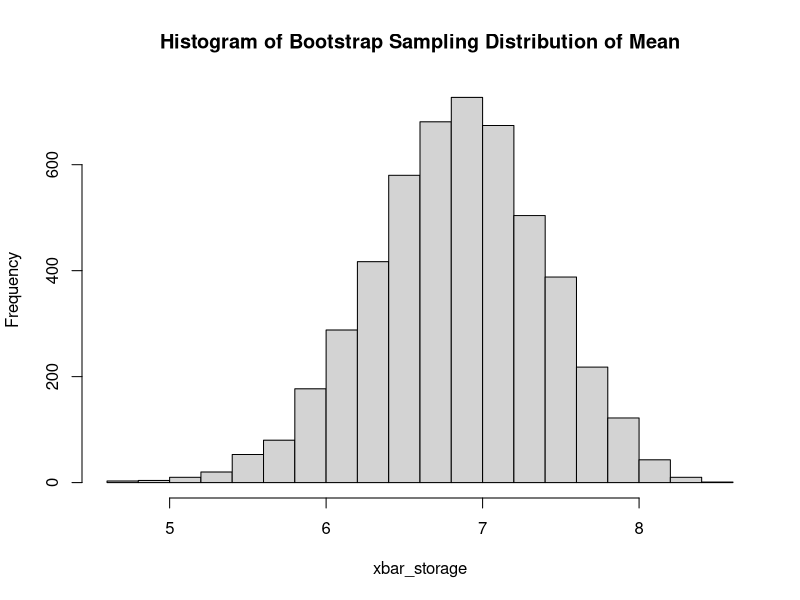
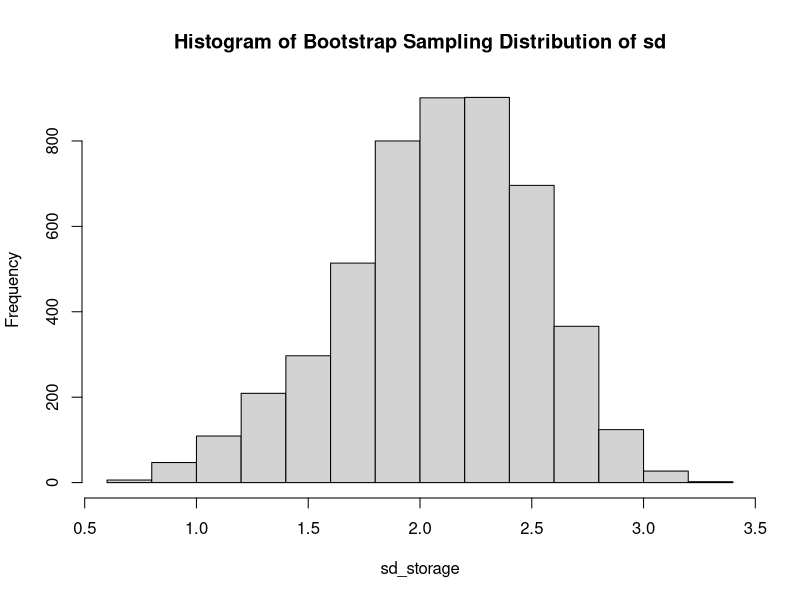
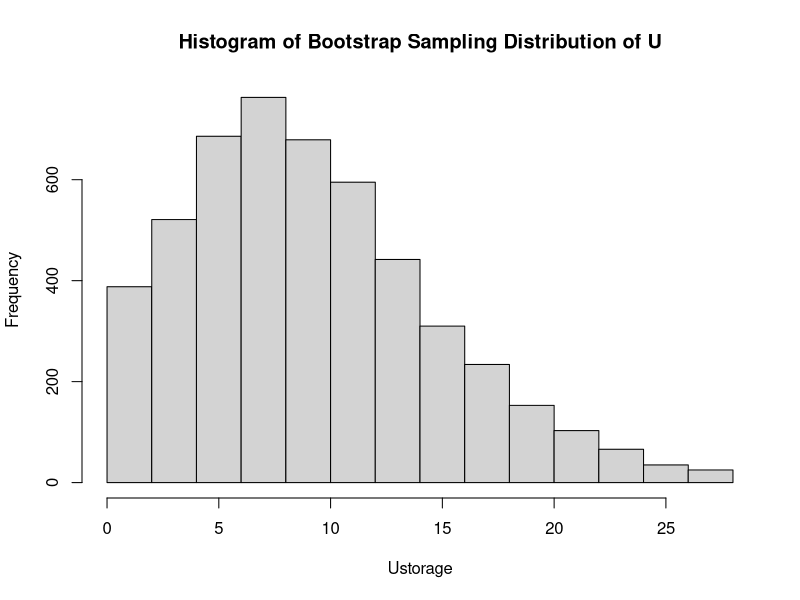
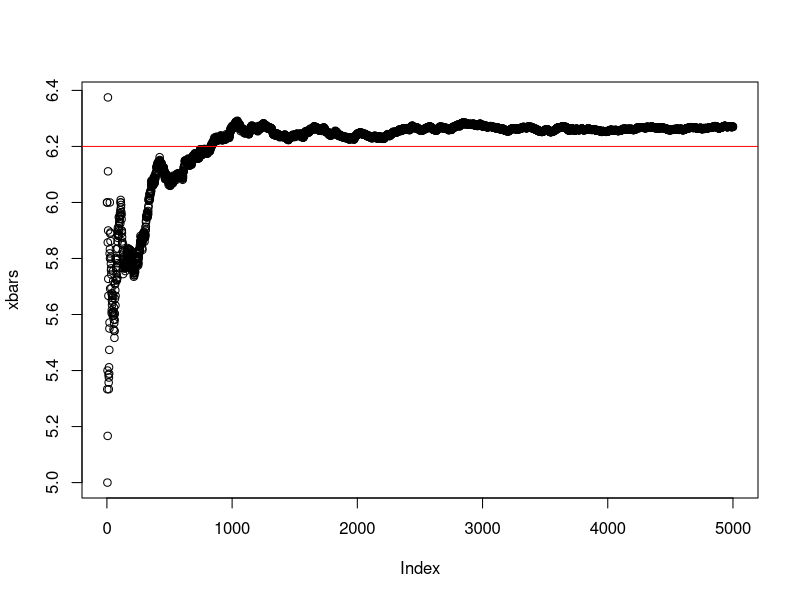
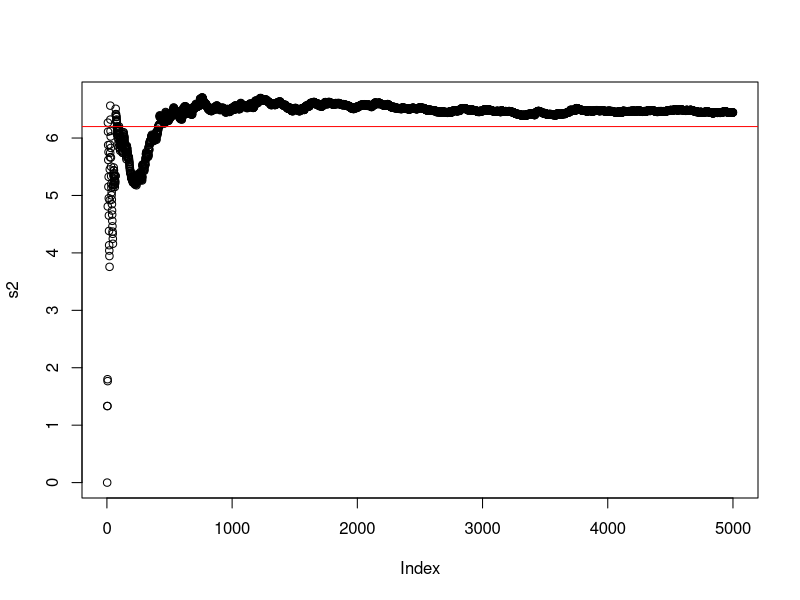
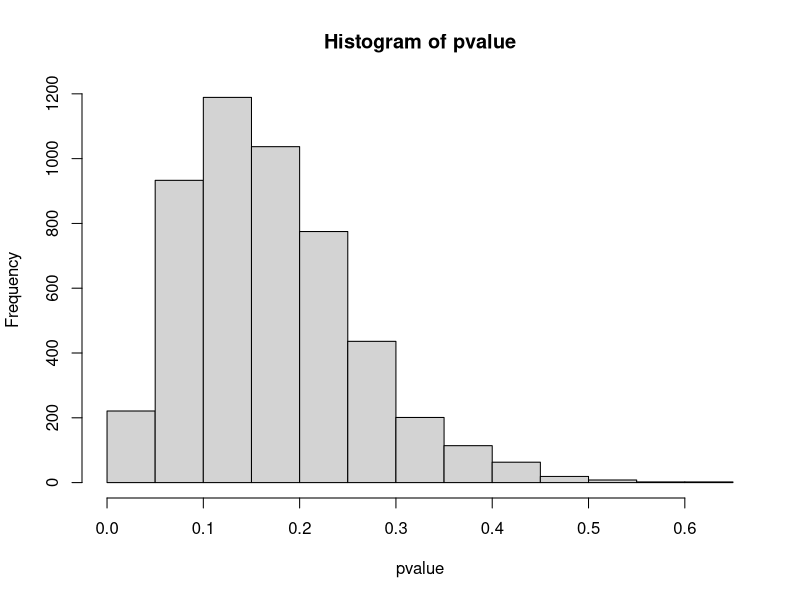

R code for these plots, in order:
## ---- chunk 1
apgar1 <- c(8, 7, 6, 2, 5, 8, 7, 3) 
apgar2 <- c(9, 9, 7, 8, 10, 8, 6)
apgar <- c(apgar1, apgar2)

B <- 5000
xbar_storage <- rep(NA,B)
sd_storage <- rep(NA,B)

for(i in 1:B){
  apgar_boot <- sample(apgar, size=length(apgar), replace=TRUE)
  xbar_storage[i] <- mean(apgar_boot)
  sd_storage[i] <- sd(apgar_boot)
}

hist(xbar_storage,main = "Histogram of Bootstrap Sampling Distribution of Mean")
hist(sd_storage, main = "Histogram of Bootstrap Sampling Distribution of sd")

quantile(xbar_storage,c(0.025, 0.975))
quantile(sd_storage,c(0.025, 0.975))
## ---- chunk 2
apgar1 <- c(8, 7, 6, 2, 5, 8, 7, 3) 
apgar2 <- c(9, 9, 7, 8, 10, 8, 6)
n1 = 8
n2 = 7

NMC <- 5000
Ustorage <- rep(NA, NMC)

for(i in 1:NMC){
  scores1 <- sample(apgar1, size=length(apgar1), replace=TRUE)
  scores2 <-sample(apgar2, size=length(apgar2), replace=TRUE)
  scores <- data.frame("Method"=c(rep("1",n1),rep("2",n2)), "Score"=c(scores1, scores2))
  ranks <- rank(scores$Score)
  scores$Ranks <- ranks
  R1 <- sum(scores$Ranks[scores$Method=="1"])
  R2 <- sum(scores$Ranks[scores$Method=="2"])
  U1 <- n1*n2 + n1*(n1+1)/2 - R1
  U2 <- n1*n2 + n2*(n2+1)/2 - R2
  U <- min(U1,U2)
  Ustorage[i] <- U
}


quantile(Ustorage,c(0.025, 0.975))
hist(Ustorage, main = "Histogram of Bootstrap Sampling Distribution of U")
## ---- chunk 3
NMC <- 5000
x <- rep(NA, NMC)
lambda <- 6.2

xbars <- rep(NA, NMC)
s2 <- rep(NA, NMC)

for(i in 1:NMC){
  x[i] <- rpois(1,lambda)
  xbars[i] <- sum(x[1:i])/i
  s2[i] <- var(x[1:i])
}

plot(xbars)
abline(h=lambda, col="red")
plot(s2)
abline(h=lambda, col="red")

## ---- chunk 4
pA <- 0.5
pB <- 0.4

nA <- 50
nB <- 50
n <- 8

alpha <- 0.24
NMC <- 5000
pvalue <- rep(NA, NMC)

for(i in 1:NMC){
  a <- rbinom(n,nA,pA) #for A and B
  b <- rbinom(n,nB,pB)
  sa <- sum(a)/(n*nA)
  sb <- sum(b)/(n*nB)
  zobs <- (sa-sb)/sqrt(sa*(1-sa)/nA+sb*(1-sb)/nB)
  pvalue[i] <- pnorm(zobs, 0, 1, lower.tail = FALSE)
}

mean(pvalue < alpha)
hist(pvalue)
